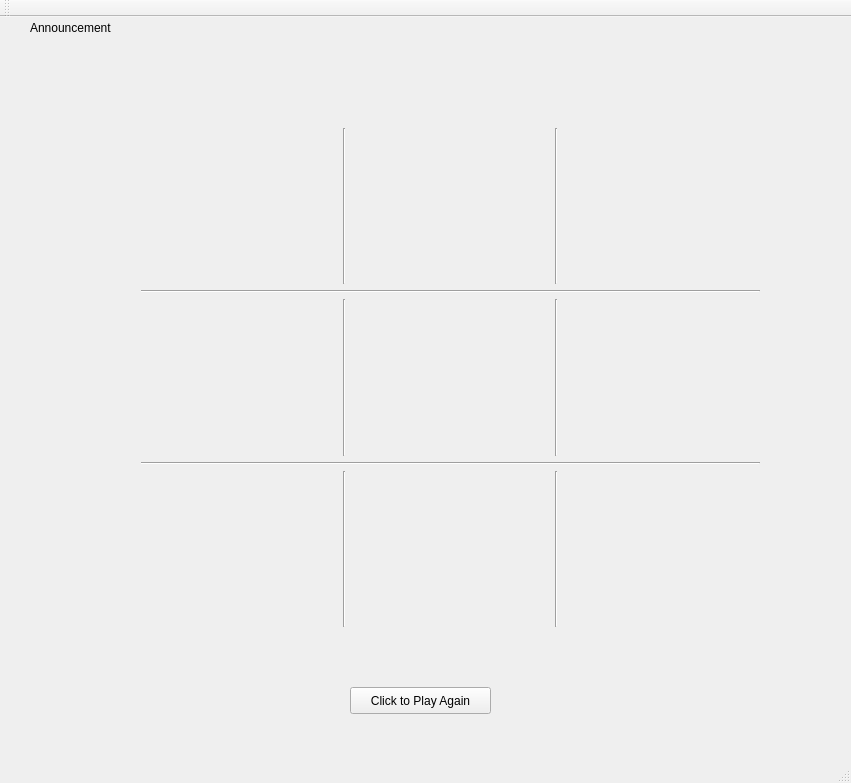
<?xml version="1.0" encoding="UTF-8"?>
<ui version="4.0">
 <class>MainWindow</class>
 <widget class="QMainWindow" name="MainWindow">
  <property name="geometry">
   <rect>
    <x>0</x>
    <y>0</y>
    <width>851</width>
    <height>783</height>
   </rect>
  </property>
  <property name="windowTitle">
   <string>MainWindow</string>
  </property>
  <widget class="QWidget" name="centralWidget">
   <widget class="QLabel" name="announce">
    <property name="geometry">
     <rect>
      <x>30</x>
      <y>0</y>
      <width>351</width>
      <height>21</height>
     </rect>
    </property>
    <property name="text">
     <string>Announcement</string>
    </property>
   </widget>
   <widget class="QPushButton" name="playAgain">
    <property name="geometry">
     <rect>
      <x>350</x>
      <y>670</y>
      <width>141</width>
      <height>27</height>
     </rect>
    </property>
    <property name="text">
     <string>Click to Play Again</string>
    </property>
   </widget>
   <widget class="QWidget" name="">
    <property name="geometry">
     <rect>
      <x>130</x>
      <y>100</y>
      <width>641</width>
      <height>521</height>
     </rect>
    </property>
    <layout class="QGridLayout" name="gridLayout_11">
     <item row="0" column="0">
      <widget class="QFrame" name="gridFrame">
       <layout class="QGridLayout" name="gridLayout">
        <property name="sizeConstraint">
         <enum>QLayout::SetDefaultConstraint</enum>
        </property>
       </layout>
      </widget>
     </item>
     <item row="3" column="3">
      <widget class="Line" name="line_6">
       <property name="orientation">
        <enum>Qt::Vertical</enum>
       </property>
      </widget>
     </item>
     <item row="6" column="2">
      <widget class="QFrame" name="gridFrame_8">
       <layout class="QGridLayout" name="gridLayout_8">
        <property name="sizeConstraint">
         <enum>QLayout::SetDefaultConstraint</enum>
        </property>
       </layout>
      </widget>
     </item>
     <item row="3" column="1">
      <widget class="Line" name="line_5">
       <property name="orientation">
        <enum>Qt::Vertical</enum>
       </property>
      </widget>
     </item>
     <item row="3" column="0">
      <widget class="QFrame" name="gridFrame_4">
       <layout class="QGridLayout" name="gridLayout_4">
        <property name="sizeConstraint">
         <enum>QLayout::SetDefaultConstraint</enum>
        </property>
       </layout>
      </widget>
     </item>
     <item row="3" column="4">
      <widget class="QFrame" name="gridFrame_6">
       <layout class="QGridLayout" name="gridLayout_6">
        <property name="sizeConstraint">
         <enum>QLayout::SetDefaultConstraint</enum>
        </property>
       </layout>
      </widget>
     </item>
     <item row="6" column="0">
      <widget class="QFrame" name="gridFrame_7">
       <layout class="QGridLayout" name="gridLayout_7">
        <property name="sizeConstraint">
         <enum>QLayout::SetDefaultConstraint</enum>
        </property>
       </layout>
      </widget>
     </item>
     <item row="0" column="2">
      <widget class="QFrame" name="gridFrame_2">
       <layout class="QGridLayout" name="gridLayout_2">
        <property name="sizeConstraint">
         <enum>QLayout::SetDefaultConstraint</enum>
        </property>
       </layout>
      </widget>
     </item>
     <item row="0" column="1">
      <widget class="Line" name="line_3">
       <property name="orientation">
        <enum>Qt::Vertical</enum>
       </property>
      </widget>
     </item>
     <item row="3" column="2">
      <widget class="QFrame" name="gridFrame_5">
       <layout class="QGridLayout" name="gridLayout_5">
        <property name="sizeConstraint">
         <enum>QLayout::SetDefaultConstraint</enum>
        </property>
       </layout>
      </widget>
     </item>
     <item row="6" column="4">
      <widget class="QFrame" name="gridFrame_9">
       <layout class="QGridLayout" name="gridLayout_9">
        <property name="sizeConstraint">
         <enum>QLayout::SetDefaultConstraint</enum>
        </property>
       </layout>
      </widget>
     </item>
     <item row="1" column="0" colspan="5">
      <widget class="Line" name="line">
       <property name="orientation">
        <enum>Qt::Horizontal</enum>
       </property>
      </widget>
     </item>
     <item row="4" column="0" colspan="5">
      <widget class="Line" name="line_2">
       <property name="orientation">
        <enum>Qt::Horizontal</enum>
       </property>
      </widget>
     </item>
     <item row="0" column="4">
      <widget class="QFrame" name="gridFrame_3">
       <layout class="QGridLayout" name="gridLayout_3">
        <property name="sizeConstraint">
         <enum>QLayout::SetDefaultConstraint</enum>
        </property>
       </layout>
      </widget>
     </item>
     <item row="0" column="3">
      <widget class="Line" name="line_4">
       <property name="orientation">
        <enum>Qt::Vertical</enum>
       </property>
      </widget>
     </item>
     <item row="6" column="1">
      <widget class="Line" name="line_7">
       <property name="orientation">
        <enum>Qt::Vertical</enum>
       </property>
      </widget>
     </item>
     <item row="6" column="3">
      <widget class="Line" name="line_8">
       <property name="orientation">
        <enum>Qt::Vertical</enum>
       </property>
      </widget>
     </item>
    </layout>
   </widget>
  </widget>
  <widget class="QMenuBar" name="menuBar">
   <property name="geometry">
    <rect>
     <x>0</x>
     <y>0</y>
     <width>851</width>
     <height>25</height>
    </rect>
   </property>
  </widget>
  <widget class="QToolBar" name="mainToolBar">
   <attribute name="toolBarArea">
    <enum>TopToolBarArea</enum>
   </attribute>
   <attribute name="toolBarBreak">
    <bool>false</bool>
   </attribute>
  </widget>
  <widget class="QStatusBar" name="statusBar"/>
 </widget>
 <layoutdefault spacing="6" margin="11"/>
 <resources/>
 <connections/>
</ui>
